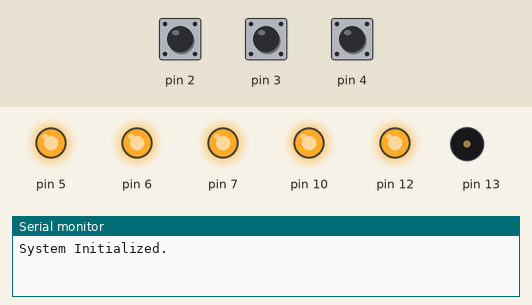
The program below on a simulated Arduino Uno, built with avr-gcc and run on an emulated ATmega328P. Shown: output pins drawn as LEDs (lit = HIGH), buzzer (waves = sounding), the last lines printed to the serial monitor. The inputs (shaded band) are chosen by the test bench; at power-on: pin 2 HIGH, pin 3 HIGH, pin 4 HIGH.

Above: at 1.2 s.
1.3 s: pin 2 pulled LOW for 0.15 s
2.9 s: pin 3 pulled LOW for 0.15 s
4.5 s: pin 2 pulled LOW for 1 s
7.0 s: pin 2 pulled LOW for 0.15 s
At 7.12 s:
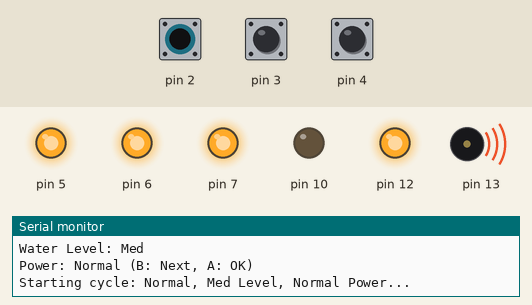
At 9.5 s:
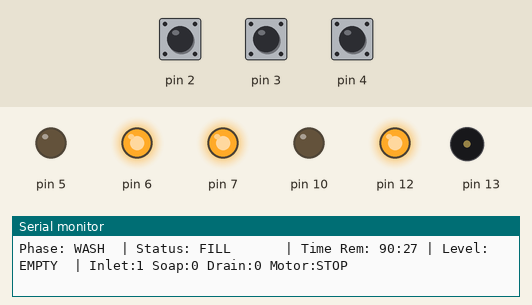
10.0 s: pin 4 pulled LOW for 0.15 s
At 10.4 s:
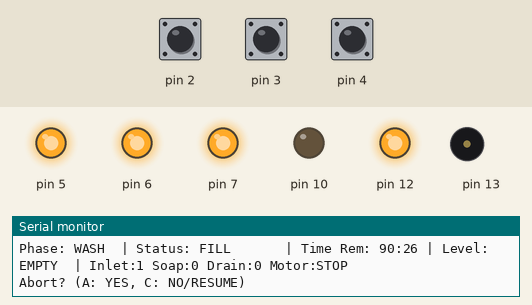
11.6 s: pin 4 pulled LOW for 1 s
At 12.9 s:
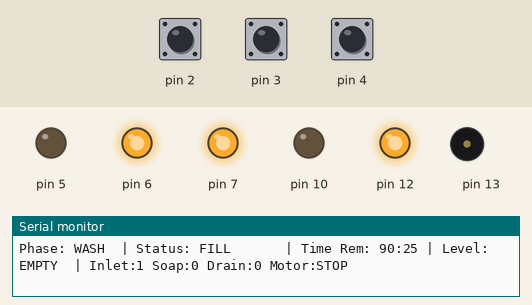
Timing chart, 0 to 14.6 s (numbered marks = the images above; inputs shaded):
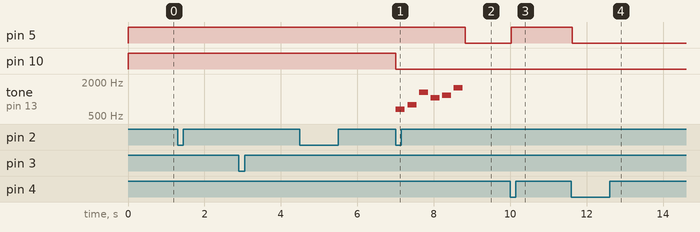

Measured:
- after the input at 7.0 s, pin 5: HIGH → LOW after 1.8 s; pin 10: HIGH → LOW at once; tone on pin 13: plays 659 Hz for 0.25 s, 784 Hz for 0.23 s, 1319 Hz for 0.23 s, 1047 Hz for 0.23 s, 1175 Hz for 0.23 s, 1568 Hz for 0.23 s, starting at once
- after the input at 10.0 s, pin 5: LOW → HIGH at once
- after the input at 11.6 s, pin 5: HIGH → LOW at once

The program:

main.cpp
```cpp
#include "app.h"
#include "utils.h"
#include <Arduino.h>

/* --- Main Entry Point for MCU --- */
static App app;

void setup() {
    /* Initialize App (HAL + Logic) */
    app_init(&app);

    Serial.begin(115200);
    while (!Serial) {
        ;
    }
    LOG_PRINTF("System Initialized.\n");
}

void loop() {
    /* Run App Logic Loop */
    app_loop(&app);
}
```

utils.h
```cpp
#ifndef UTILS_H // Check if UTILS_H is NOT defined
#define UTILS_H // Define UTILS_H so the next include skips this file

#include <stdarg.h>

// --- LOG_PRINTF MACRO ---
#ifdef ARDUINO
#include <Arduino.h>

#ifdef __cplusplus
// Helper to bridge C stdio to Arduino Serial
static int serial_putchar(char c, FILE *f) {
    if (c == '\n')
        Serial.write('\r');
    return Serial.write(c) == 1 ? 0 : 1;
}

static void SerialPrintf(const char *fmt, ...) {
    static FILE serial_out;
    static bool initialized = false;
    if (!initialized) {
        fdev_setup_stream(&serial_out, serial_putchar, NULL, _FDEV_SETUP_WRITE);
        initialized = true;
    }

    va_list args;
    va_start(args, fmt);
    vfprintf_P(&serial_out, fmt, args); // _P version reads fmt from Flash
    va_end(args);
}

// PSTR(fmt) keeps the string in Flash memory instead of SRAM
#define LOG_PRINTF(fmt, ...) SerialPrintf(PSTR(fmt), ##__VA_ARGS__)
#else
// Fallback for C on Arduino (direct logging is not easily bridged without C++ Serial)
#define LOG_PRINTF(fmt, ...) ((void)0)
#endif

// --- MS_DELAY MACRO ---
#define MS_DELAY(ms) delay(ms)

#else
// --- PC / x86 logic ---
#include <stdio.h>
#define LOG_PRINTF(fmt, ...) printf(fmt, ##__VA_ARGS__)

#ifdef _WIN32
#include <windows.h>
#define MS_DELAY(ms) Sleep(ms)
#else
#include <unistd.h>
#define MS_DELAY(ms) usleep((ms) * 1000)
#endif
#endif

#endif // UTILS_H
```

app.c
```cpp
#include "app.h"
#include "../include/utils.h"
#include "hal.h"

/*
 * Hardware Abstraction Layer (HAL) for Washing Machine
 *
 * NOTE: The low-level pin definitions and Arduino dependencies
 * have been moved to hal.c / hal.h.
 */

typedef enum { UI_STARTUP, UI_RUNNING, UI_ABORT, UI_SLEEP } ui_state_t;

/* Program Parameters */
static const struct {
    const char *name;
    uint16_t wash_min;
    uint16_t rinse_min;
    uint8_t rinse_count;
} programs[] = {{"Normal", 15, 15, 2}, {"Short", 10, 10, 2}, {"Express", 7, 7, 1}};
static const int num_programs = 3;

/* Water Level Parameters */
static const struct {
    const char *name;
    water_level_t level;
} levels[] = {{"Low", WATER_LOW}, {"Med", WATER_MED}, {"High", WATER_HIGH}};
static const int num_levels = 3;

/* Power Parameters */
static const struct {
    const char *name;
    uint16_t run_ms;
    uint16_t cycle_ms;
} powers[] = {{"Normal", 1600, 5000}, {"Strong", 4000, 5000}};
static const int num_powers = 2;

/* Initialize all actuator pins via HAL */
int wm_actuators_init(void) {
    hal_init();
    return 0;
}

/* Bridges the logic state (struct) to the physical pins via HAL */
static int wm_actuators(wm_actuators_t *act) {
    bool motor_on = (act->motor_dir != MOTOR_STOP);

    /* motorPin is Enable */
    hal_actuator_write(HAL_ACT_MOTOR_POWER, motor_on);

    /* Direction Control: CCW if pin is HIGH, CW if pin is LOW (handled by HAL logic primarily,
       but here we pass boolean.
       We need to be consistent with HAL implementation:
       HAL: true -> CCW (HIGH), false -> CW (LOW)
    */
    bool is_ccw = (act->motor_dir == MOTOR_CCW);
    hal_actuator_write(HAL_ACT_MOTOR_DIR, is_ccw);

    /* Actuators */
    hal_actuator_write(HAL_ACT_INLET, act->inlet_valve);
    hal_actuator_write(HAL_ACT_DRAIN, act->drain_pump);
    hal_actuator_write(HAL_ACT_SOAP, act->soap_pump);

    /* Buzzer Control via HAL */
    static wm_buzzer_mode_t last_buzzer = BUZZER_OFF;
    if (act->buzzer != BUZZER_OFF && act->buzzer != last_buzzer) {
        switch (act->buzzer) {
        case BUZZER_START:
            hal_sound_play(HAL_SONG_START);
            break;
        case BUZZER_FINISH:
            hal_sound_play(HAL_SONG_FINISHED);
            break;
        case BUZZER_ERROR:
            hal_sound_play(HAL_SONG_ERROR);
            break;
        default:
            break;
        }
    }
    last_buzzer = act->buzzer;

    return 0;
}

/* --- Logging Helpers --- */

static const char *water_str(water_level_t w) {
    switch (w) {
    case WATER_EMPTY:
        return "EMPTY";
    case WATER_LOW:
        return "LOW";
    case WATER_MED:
        return "MED";
    case WATER_HIGH:
        return "HIGH";
    default:
        return "?";
    }
}

static const char *motor_str(wm_motor_dir_t d) {
    switch (d) {
    case MOTOR_STOP:
        return "STOP";
    case MOTOR_CW:
        return "CW";
    case MOTOR_CCW:
        return "CCW";
    default:
        return "?";
    }
}

/* --- Main Washing Program --- */

/* --- Main Washing Program --- */

/* Helper for non-blocking button edge detection using HAL */
static bool is_just_pressed(hal_button_t btn) {
    // Map HAL button enum to a simple index for debounce array (0-2)
    int idx = (int)btn;
    if (idx < 0 || idx >= 3)
        return false;

    static uint32_t last_time[3] = {0};
    static bool last_state[3] = {false, false, false};

    bool state = hal_button_read(btn);
    uint32_t now = hal_millis();

    if (state != last_state[idx] && (now - last_time[idx] > 50)) {
        last_time[idx] = now;
        last_state[idx] = state;
        if (state == true) // Pressed
            return true;
    }
    return false;
}

// Global App State

void app_init(App *app) {
    hal_init();
    app->ui_state = UI_STARTUP;
    app->menu_step = 0;
    app->sel_program = 0;
    app->sel_level = 0;
    app->sel_power = 0;
    app->last_tick_time = hal_millis();

    LOG_PRINTF("\n%s\n", "=== Washing Machine Menu ===");
    LOG_PRINTF("Program: %s (B: Next, A: OK)\n", programs[app->sel_program].name);
}

void app_loop(App *app) {
    uint32_t now = hal_millis();

    /* --- Input Handling --- */
    bool btnA = is_just_pressed(HAL_BTN_A);
    bool btnB = is_just_pressed(HAL_BTN_B);
    bool btnC = is_just_pressed(HAL_BTN_C);

    switch (app->ui_state) {
    case UI_STARTUP:
        if (btnB) {
            if (app->menu_step == 0)
                app->sel_program = (app->sel_program + 1) % num_programs;
            else if (app->menu_step == 1)
                app->sel_level = (app->sel_level + 1) % num_levels;
            else if (app->menu_step == 2)
                app->sel_power = (app->sel_power + 1) % num_powers;

            if (app->menu_step == 0)
                LOG_PRINTF("Program: %s\n", programs[app->sel_program].name);
            else if (app->menu_step == 1)
                LOG_PRINTF("Water Level: %s\n", levels[app->sel_level].name);
            else if (app->menu_step == 2)
                LOG_PRINTF("Power: %s\n", powers[app->sel_power].name);
        }
        if (btnA) {
            app->menu_step++;
            if (app->menu_step == 1) {
                LOG_PRINTF("Water Level: %s (B: Next, A: OK)\n", levels[app->sel_level].name);
            } else if (app->menu_step == 2) {
                LOG_PRINTF("Power: %s (B: Next, A: OK)\n", powers[app->sel_power].name);
            } else {
                /* All selections done, build program and start */
                wm_program_t prog = {
                    .wash_count = 1,
                    .rinse_count = programs[app->sel_program].rinse_count,
                    .spin_enable = true,
                    .soap_time_sec = 20, /* Default soap for wash */
                    .wash_agitate_time_sec = programs[app->sel_program].wash_min * 60,
                    .rinse_agitate_time_sec = programs[app->sel_program].rinse_min * 60,
                    .agitate_run_ms = powers[app->sel_power].run_ms,
                    .agitate_cycle_ms = powers[app->sel_power].cycle_ms,
                    .target_water_level = levels[app->sel_level].level,
                    .water_fill_timeout_sec = 600, /* 10 mins */
                    .drain_timeout_sec = 300,      /* 5 mins */
                    .ticks_per_second = 10         /* 100ms resolution */
                };

                wm_init(&app->ctrl, &app->sensors, &app->actuators, prog);
                wm_start(&app->ctrl);
                app->ui_state = UI_RUNNING;
                LOG_PRINTF("\nStarting cycle: %s, %s Level, %s Power...\n",
                           programs[app->sel_program].name, levels[app->sel_level].name,
                           powers[app->sel_power].name);
            }
        }
        break;

    case UI_RUNNING:
        if (btnA) {
            if (app->ctrl.state == WM_PAUSED) {
                wm_resume(&app->ctrl);
                LOG_PRINTF("\n%s\n", "Resumed.");
            } else {
                wm_pause(&app->ctrl);
                LOG_PRINTF("\n%s\n", "Paused.");
            }
        }
        if (btnC) {
            wm_pause(&app->ctrl);
            app->ui_state = UI_ABORT;
            LOG_PRINTF("\n%s\n", "Abort? (A: YES, C: NO/RESUME)");
        }

        /* Auto-transition to SLEEP if finished */
        if (app->ctrl.state == WM_COMPLETE || app->ctrl.state == WM_ERROR) {
            // Provide slow feedback or just wait a bit
            // Since loop runs fast, we use a simple counter or timer?
            // Original code used counter with 50ms delay
            // Let's rely on time to avoid frame-rate dependency
            static uint32_t hold_timer = 0;
            if (hold_timer == 0)
                hold_timer = now;

            if (now - hold_timer > 2000) { // 2 seconds hold
                hold_timer = 0;
                app->ui_state = UI_SLEEP;
                LOG_PRINTF("\n%s\n", "=== CYCLE ENDED ===");
                LOG_PRINTF("Press A to WAKE UP\n");
            }
        }
        break;

    case UI_ABORT:
        if (btnA) {
            wm_abort(&app->ctrl);
            app->ui_state = UI_RUNNING; // Let the state machine finish the drain
            LOG_PRINTF("\n%s\n", "Aborting... Draining Water...");
        }
        if (btnC) {
            wm_resume(&app->ctrl);
            app->ui_state = UI_RUNNING;
            LOG_PRINTF("\n%s\n", "Aborted cancelled. Resuming...");
        }
        break;

    case UI_SLEEP:
        if (btnA) {
            app->ui_state = UI_STARTUP;
            app->menu_step = 0;
            LOG_PRINTF("\n%s\n", "Waking up...");
            LOG_PRINTF("Program: %s (B: Next, A: OK)\n", programs[app->sel_program].name);
        }
        break;
    }

    /* --- Controller Simulation & Ticking --- */
    if (app->ui_state == UI_SLEEP || app->ui_state == UI_STARTUP) {
        // No logic tick, just return
        return;
    }

    /* Run controller at ticks_per_second */
    uint32_t tick_period_ms = 1000 / app->ctrl.program.ticks_per_second;
    if (now - app->last_tick_time >= tick_period_ms) {
        app->last_tick_time = now;

        /* READ PHYSICAL SENSORS (Abstracted by HAL) */
        /* Note: In Simulation, these values are injected by simulation.c via hal_sim_set_sensors */
        /* On real hardware, hal_sensors_read would read actual pins */
        int water_raw = 0;
        bool drain_check = false;
        hal_sensors_read(&drain_check, &water_raw);

        app->sensors.water_level = (water_level_t)water_raw;
        app->sensors.drain_check = drain_check;

        /* Tick Controller */
        wm_tick(&app->ctrl, &app->sensors, &app->actuators);
        wm_actuators(&app->actuators);

        if (app->ui_state == UI_RUNNING) {
            /* Display progress */
            uint16_t rem = wm_get_time_remaining_sec(&app->ctrl);
            LOG_PRINTF("Phase: %-5s | Status: %-10s | Time Rem: %02d:%02d | Level: %-6s | "
                       "Inlet:%d Soap:%d "
                       "Drain:%d Motor:%s\n",
                       app->ctrl.is_wash_phase ? "WASH" : "RINSE", wm_state_str(app->ctrl.state),
                       rem / 60, rem % 60, water_str(app->sensors.water_level),
                       app->actuators.inlet_valve, app->actuators.soap_pump,
                       app->actuators.drain_pump, motor_str(app->actuators.motor_dir));
        }
    }
}
```

app.h
```cpp
#ifndef APP_H
#define APP_H

#ifdef __cplusplus
extern "C" {
#endif

#include "wm_control.h"

/**
 * @brief Application State Structure
 */
typedef struct {
    int ui_state;
    int menu_step;
    int sel_program;
    int sel_level;
    int sel_power;

    wm_controller_t ctrl;
    wm_sensors_t sensors;
    wm_actuators_t actuators;
    uint32_t last_tick_time;
} App;

/**
 * @brief Initialize the application (HAL, State Machine, etc).
 * @param app Pointer to App structure
 */
void app_init(App *app);

/**
 * @brief Main application loop.
 * Should be called repeatedly.
 * @param app Pointer to App structure
 */
void app_loop(App *app);

#ifdef __cplusplus
}
#endif

#endif // APP_H
```

hal.h
```cpp
#ifndef HAL_H
#define HAL_H

#include <stdbool.h>
#include <stdint.h>

#ifdef __cplusplus
extern "C" {
#endif

// Actuator IDs corresponding to the physical relays/devices
typedef enum {
    HAL_ACT_MOTOR_POWER,
    HAL_ACT_MOTOR_DIR, // 0/LOW = CW, 1/HIGH = CCW (or vice versa depending on wiring)
    HAL_ACT_INLET,
    HAL_ACT_DRAIN,
    HAL_ACT_SOAP
} hal_actuator_t;

// Button IDs
typedef enum {
    HAL_BTN_A, // Start/Pause/OK
    HAL_BTN_B, // Next
    HAL_BTN_C  // ESC
} hal_button_t;

// Song IDs
typedef enum { HAL_SONG_START, HAL_SONG_FINISHED, HAL_SONG_ERROR } hal_song_t;

/**
 * @brief Initialize all hardware pins and peripherals.
 */
void hal_init(void);

/**
 * @brief Get system time in milliseconds.
 */
uint32_t hal_millis(void);

/**
 * @brief Blocking delay.
 * @param ms Milliseconds to wait
 */
void hal_delay(uint32_t ms);

/**
 * @brief Control an actuator (Relay).
 * @param act Actuator ID
 * @param active true = ON/ACTIVE, false = OFF/INACTIVE
 */
void hal_actuator_write(hal_actuator_t act, bool active);

/**
 * @brief Read button state.
 * @param btn Button ID
 * @return true if button is currently pressed (active), false otherwise.
 */
bool hal_button_read(hal_button_t btn);

/**
 * @brief Play a defined song/tune on the buzzer.
 * @param song_id Song ID to play
 */
void hal_sound_play(hal_song_t song_id);

/**
 * @brief Read all sensors.
 * @param drain_check Output pointer for drain sensor state (true=water detected).
 * @param water_level_raw Output pointer for raw water level sensor value (0-100 or enum).
 */
void hal_sensors_read(bool *drain_check, int *water_level_raw);

#ifndef ARDUINO
/* --- Simulation Hooks --- */
/* These allow the PC simulation to inject sensor state and read actuator state */

void hal_sim_set_sensors(bool drain_check, int water_level_raw);
void hal_sim_set_button(hal_button_t btn, bool pressed);

typedef struct {
    bool motor_power;
    bool motor_ccw;
    bool inlet;
    bool drain;
    bool soap;
} hal_sim_actuators_t;

hal_sim_actuators_t hal_sim_get_actuators(void);

#endif

#ifdef __cplusplus
}
#endif

#endif // HAL_H
```

Source omitted: hal.c (6428 bytes)
